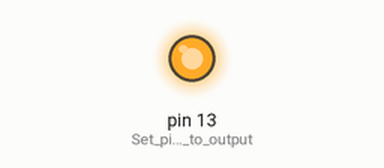
This sketch was run on a simulated Arduino Uno, built with avr-gcc and run on an emulated ATmega328P. Shown: output pins drawn as LEDs (lit = HIGH).

Above: at 0.2 s.
At 5.7 s:
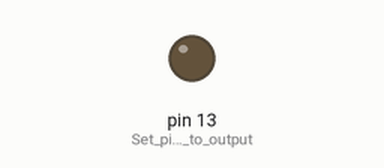
Timing chart, 0 to 8.2 s (numbered marks = the images above):
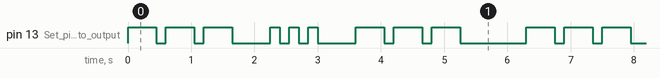

Measured:
- by itself, pin 13 (Set_pin_13_to_output): repeats every 6.3 s: 2 × (LOW 0.15 s, HIGH 0.45 s), LOW 0.60 s, 2 × (HIGH 0.15 s, LOW 0.15 s), HIGH 0.15 s, LOW 0.60 s, 2 × (HIGH 0.45 s, LOW 0.15 s), HIGH 0.45 s, LOW 1.1 s, HIGH 0.45 s
- by itself, everything shown: repeats every 6.3 s, in 18 steps

The sketch:

SOS_Blink.ino
```cpp
/*
  Sp4rkFUn Inv3nt0r’s K1t  ---- HACKED BY TIM BLAKE TO Samuel Morse!

  Turns your SIK into a life saving device, for anyone doing CMP 444 on the open ocean.

*/

void setup() {

  pinMode(13, OUTPUT);      // Set pin 13 to output

}

int unitOfTime = 150; // Units of time, in milliseconds
int dotLength = 1;    // How long to show a dot for? 1 unit of time
int dashLength = 3;   // How long to show a dash for? 3 units...
int pauseLength = 1;  // How long do we wait better letters?
int wordLength = 3;   // How long do we wait between words?

void dash (){
  digitalWrite(13, HIGH);            // Turn on the LED
  delay(dashLength*unitOfTime);      // Wait for DASH units of time X UNITS of time (ms)
  digitalWrite(13, LOW);             // Turn off the LED
  delay(pauseLength*unitOfTime);     // Wait for pause units of time X UNITS of time (ms)
}

void dot (){
  digitalWrite(13, HIGH);             // Turn on the LED
  delay(dotLength*unitOfTime);        // Wait for two seconds
  digitalWrite(13, LOW);              // Turn on the LED
  delay(pauseLength*unitOfTime);      // Wait for two seconds
}

void nextLetter()
{
  digitalWrite(13, LOW);   // Turn on the LED
  delay(wordLength*unitOfTime);
}

void loop() {

// S is 3 dashes
  dash();
  dash();
  dash();
  nextLetter();

// O is 3 dots
  dot();
  dot();
  dot();
  nextLetter();

// S is 3 dashes again
  dash();
  dash();
  dash();

// take a quick nap
  nextLetter();
  nextLetter();
}
```
